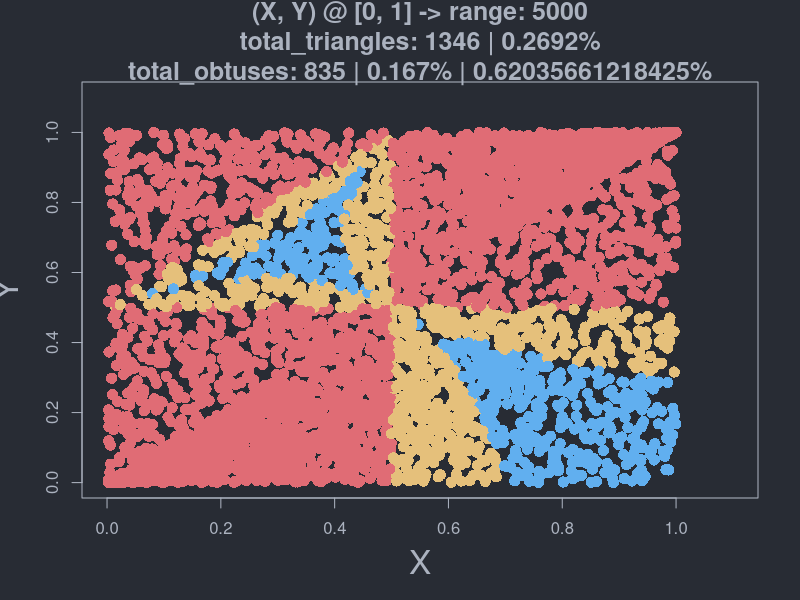
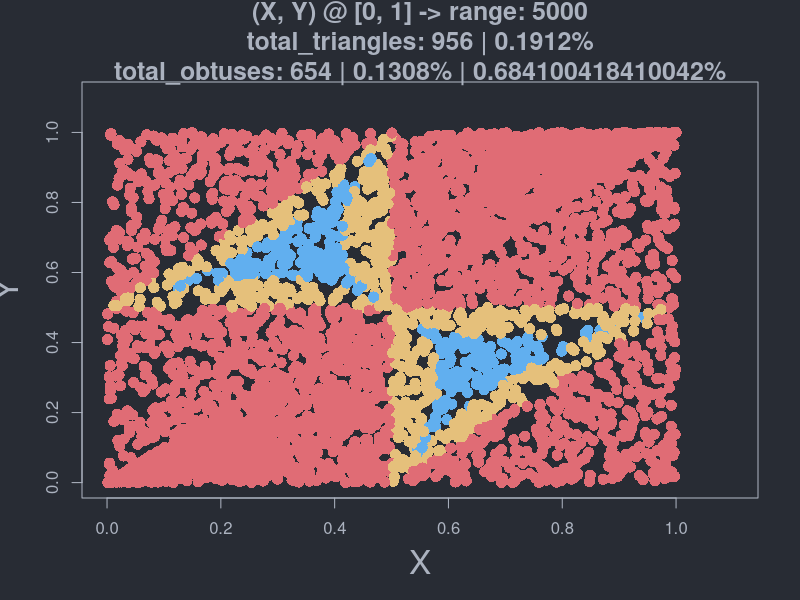

These figures' R source, in order:


round_decimal <- function(x, digits, chars = TRUE) {
    if (grepl(x = x, pattern = "\\.")) {
        y <- as.character(x)
        pos <- grep(unlist(strsplit(x = y, split = "")), pattern = "\\.", value = FALSE)
        if (chars) {
            return(
                as.double(substr(x = x, start = 1, stop = pos + digits))
            )
        }
        return(
            as.double(substr(x = x, start = 1, stop = pos + digits))
        )
    } else {
        return(
            as.double(format(round(x, 2), nsmall = 2))
        )
    }
}


obtuses <- 0
is_obtuse_triangle <- function(a, b, c) {
    values <- c(a, b, c)
    first_min <- min(values)
    filtered <- list()

    max_ = max(values)
    second_min <- NULL
    for (value in values) {
        if (value == first_min) {
            next
        }
        filtered <- append(filtered, value)
        # print(value)
    }
    if (length(filtered) == 1 || length(filtered) == 0) {
        second_min <- first_min
    } else if (length(filtered) == 2) {
        second_min <- min(unlist(filtered))
    }
    # print(first_min)
    # print(second_min)
    # print(max_)

    values <- c(first_min, second_min, max_) ^ 2
    # suma celor mai mici mai mica decat cea mai mare
    suma_minime <- values[1] + values[2]

    if (suma_minime < values[3]) {
        obtuses <<- obtuses + 1
        # print(values)
        # cat(" min=", first_min, "second_min=", second_min, "max=", max_, "\n")
        # cat(" min^2 =", values[1], "second_min^2 =", values[2], " < ", "max^2=", values[3], "\n")
        # cat("\n")
        return (TRUE)
    }
    return (FALSE)
}


is_triangle_method_1 <- function(a, b, c) {
    if (a + b > c && a + c > b && b + c > a) {
        return (TRUE)
    }
    return (FALSE)
}

is_triangle_method_2 <- function(a, b, c) {
    if (a <= 0.5 && b <= 0.5 && c <= 0.5) {
        return (TRUE)
    }
    return (FALSE)
}



select_cap_sau_pajura_random <- function() {
    data <- c("cap", "pajura")
    result <- sample(x=data, size=1)
    if (result == "cap") {
        return ("stanga")
    }
    return ("dreapta")
}


generate_xy <- function(total = 5000) {
    # 5000 individual unique random values between [0, 1]
    x <- runif(total, 0, 1)
    y <- c()
    for (xx in x) {
        zona <- select_cap_sau_pajura_random()
        if (zona == "stanga") {
            yy <- runif(1, min=0, max=xx)
        } else {
            yy <- runif(1, min=xx, max=1)
        }
        y <- append(y, yy)
    }

    y_counter <- table(y)
    print(max(y_counter))
    print(y_counter[which.max(y_counter)])
    # why dataframe?
    # its much easier to manage
    return (data.frame(x = x, y = y))
}



generate_dataframe <- function(
    dataframe,
    swap = FALSE,
    is_triangle = is_triangle_method_1
) {
    pairs = list(list(dataframe$x), list(dataframe$y))
    colors = c()
    triangle = c()
    obtuse = c()
    aa <- c()
    bb <- c()
    cc <- c()
    for (iter in seq_len(length(dataframe$y))) {
        # print(iter)
        x <- pairs[[1]][[1]][iter]
        y <- pairs[[2]][[1]][iter]

        if (swap) {
            if (x > y) {
                z <- x
                x <- y
                y <- z
            }
        }

        a <- x
        b <- abs(x - y)
        c <- abs(1 - y)

        # create the columns for dataframe
        aa <- append(aa, a)
        bb <- append(bb, b)
        cc <- append(cc, c)

        # check if the a, b, c lengths form a triangle
        if (is_triangle(a, b, c)) {
            triangle <- append(triangle, TRUE)

            # check if the a, b, c lengths form an obtuse triangle
            if (is_obtuse_triangle(a, b, c)) {
                obtuse <- append(obtuse, TRUE)
                colors <- append(colors, "#E5C07B")
            } else {
                colors <- append(colors, "#61AFEF")
                obtuse <- append(obtuse, FALSE)
            }
        } else {
            # have to initialize with default values
            colors <- append(colors, "#E06C75")
            triangle <- append(triangle, FALSE)
            obtuse <- append(obtuse, FALSE)
        }
    }
    # cat("obtuses=", length(which(obtuse==TRUE)), "\n")
    dataframe[,"a"] <- aa
    dataframe[,"b"] <- bb
    dataframe[,"c"] <- cc
    dataframe[,"color"] <- colors
    dataframe[,"triangle"] <- triangle
    dataframe[,"obtuse"] <- obtuse
    return (dataframe)
}


get_total_triangles_probability <- function(dataframe, total) {
    total_triangles = length(which(dataframe$triangle==TRUE))
    return (total_triangles / total)
}


get_total_obtuses_probability_from_all_points <- function(dataframe, total) {
    total_triangles = length(which(dataframe$obtuse==TRUE))
    return (total_triangles / total)
}
get_total_obtuses_probability_from_all_triangles <- function(dataframe, total) {
    total_triangles = length(which(dataframe$triangle==TRUE))
    total_obtuses = length(which(dataframe$obtuse==TRUE))
    return (total_obtuses / total_triangles)
}

# punctul 2
get_mean_lengths <- function(dataframe) {
    as_mean = paste("all a's mean: ", mean(dataframe$a), sep="")
    print(as_mean)
    bs_mean = paste("all b's mean: ", mean(dataframe$b), sep="")
    print(bs_mean)
    cs_mean = paste("all c's mean: ", mean(dataframe$c), sep="")
    print(cs_mean)

    # individual means for the first 5
    for (i in 1:5) {
        a = dataframe$a[i]
        b = dataframe$b[i]
        c = dataframe$c[i]
        cat(a, b, c, "\n")

        mean_a_b_c = mean(c(a, b, c))
        print(mean_a_b_c)
    }
}

submain <- function(total, triangle_func, filename, swap) {
    xy <- generate_xy(total)
    # print(head(xy))
    dataframe <- generate_dataframe(
        xy,
        swap=swap,
        is_triangle = triangle_func)
    # print(head(dataframe))

    total_triangles <- length(which(dataframe$triangle==TRUE))
    total_obtuses <- length(which(dataframe$obtuse==TRUE))

    triangle_prob <- get_total_triangles_probability(dataframe, total)

    # punctul 4
    obtuses_prob_from_all_points <- get_total_obtuses_probability_from_all_points(dataframe, total)
    obtuses_prob_from_triangles <- get_total_obtuses_probability_from_all_triangles(dataframe, total)

    main_text <- paste(
        "(X, Y) @ [0, 1] -> range: ",
        total,
        "\n",
        "total_triangles: ",
        total_triangles,
        " | ",
        triangle_prob, "%",
        "\n",
        "total_obtuses: ",
        total_obtuses,
        " | ",
        obtuses_prob_from_all_points, "%",
        " | ",
        obtuses_prob_from_triangles, "%",
        sep="")

    # punctul 3.a
    size <- 600
    white <- "#ABB2BF"
    png(file = filename,
        width = size,
        height = size)
    # options(repr.plot.width = 500, repr.plot.height = 500)
    par(bg = "#282C34", fg=white)
    # dev.new(width = 1000, height = 1000, unit = "px")
    plot(
        x = dataframe$x,
        y = dataframe$y,
        xlab = "X",
        ylab = "Y",
        xlim = c(0,1.1),
        ylim = c(0,1.1),
        main = main_text,
        col.main = white,
        col.sub = white,       # Subtitle color
        col.lab = white,    # X and Y-axis labels color
        col.axis = white,   # Tick labels color
        col = dataframe$color,
        pch = 16,
        cex = 1.5,
        cex.main = 1.5,   # Title size
        cex.sub = 0.5,  # Subtitle size
        cex.lab = 2,   # X-axis and Y-axis labels size
        cex.axis = 1, # Axis labels size
        # family = "monaco"
    )
    # print(dev.size("px"))
    # rect(0, 0, 1000, 1000, col = "#282C34", border = NULL)

    # text <- "asiodujbasiodb aiosgbdioasbd"
    # mtext(text)
    # plotted <- recordPlot()
    dev.off()

    # means for a, b, c
    get_mean_lengths(dataframe)


    # punctul 3.b
    triangle_prob_string = paste("probability for triangles: ", triangle_prob, "%", sep="")
    # print(triangle_prob_string)
    obtuse_prob_string = paste("probability for obtuses from all points: ", obtuses_prob_from_all_points, "%", sep="")
    # print(obtuse_prob_string)
    obtuse_prob_string = paste("probability for obtuses from all triangles: ", obtuses_prob_from_triangles, "%", sep="")
    # print(obtuse_prob_string)
    # print(length(which(dataframe$x==0.33)))
}


main <- function(total = 5000) {
    filename_no_swap = paste("plot-no-swap-", total, ".png", sep="")
    filename_swap = paste("plot-swap-", total, ".png", sep="")
    submain(total, is_triangle_method_1, filename_no_swap, swap = FALSE)
    submain(total, is_triangle_method_1, filename_swap, swap = TRUE)
}



# haha, programare procedurala
# main(100000)
# probability: 0.24949 (asta e cam cea mai accurate)
main()

# print(obtuses)